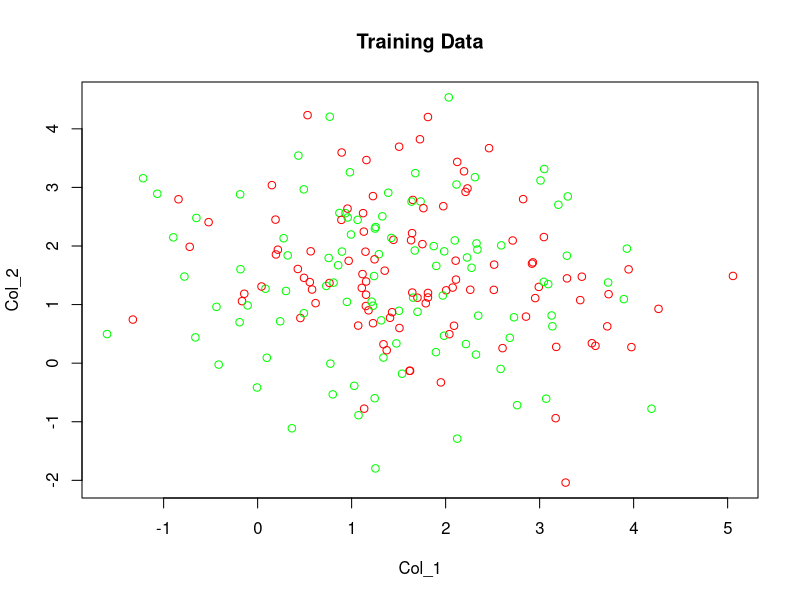
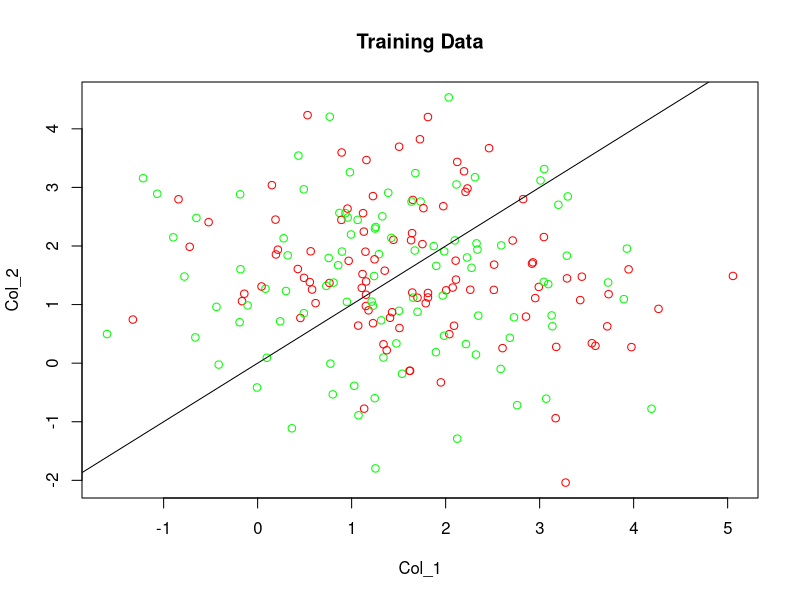

These charts were generated, in order, by the following R code:
# Install the package if not installed in R
#install.packages("MASS")
library(MASS)
#pre defining numbers and parameters
mean_1<- c(2,1)
mean_2<- c(1,2)
sigma<- matrix(c(1,0,0,1),nrow = 2)
#Q-4 part i (Train set)
no_train_set<- 100
set.seed(2020)
train_model<-rbind(mvrnorm(no_train_set,mean_1,sigma),
                    mvrnorm(no_train_set,mean_2,sigma))
train_y<-c(rep(1,no_train_set),rep(0,no_train_set))
# Q4 part ii (scatterplot)
class_1<- "green"
class_2<- "red"
plot_1<- plot(train_model,main = "Training Data",col=c(class_1,class_2),xlab = "Col_1",ylab = "Col_2")
plot_1
# Q4 part iii (test set)
no_test_set<-500
set.seed(2019)
test_model<- rbind(mvrnorm(no_test_set,mean_1,sigma),
               mvrnorm(no_test_set,mean_2,sigma))
test_y<- c(rep(1,no_test_set),rep(0,no_test_set))
#Q5 part ii (adding bayes decision boundary)
plot_2<-plot(train_model,main = "Training Data",col=c(class_1,class_2),xlab = "Col_1",ylab = "Col_2") +abline(train_model[,2]>train_model[,1],train_model[,2]<train_model[,1])
plot_2
#Q5 part iii 
#Computing train and test error for bayes classifier
training <- 1*(train_model[,1]>train_model[,2])
bayes_train_error <- mean(training!=train_y)
testing <- 1*(test_model[,1]>test_model[,2])
bayes_test_error <- mean(testing!=test_y)
bayes_train_error
bayes_test_error